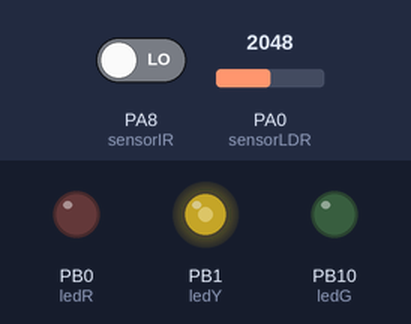
Simulated run of this sketch. Board: STM32 Blue Pill. Shown: output pins drawn as LEDs (lit = HIGH). Inputs (shaded band) come from the test bench; at power-on: PA0 (sensorLDR) = 2048, PA8 (sensorIR) LOW. What the sketch prints to the serial monitor is not drawn.

Above: at 1.2 s.
1.3 s: PA0 (sensorLDR) set to 1067
2.8 s: PA0 (sensorLDR) set to 946
At 3.2 s:
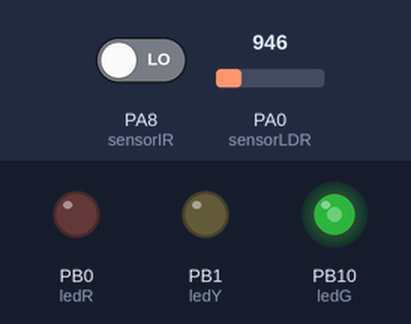
4.3 s: PA8 (sensorIR) driven HIGH
At 5.0 s:
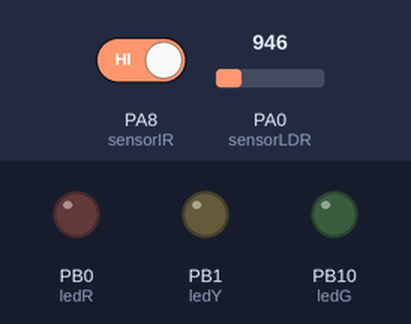
5.8 s: PA8 (sensorIR) driven LOW
8.8 s: PA0 (sensorLDR) set to 3603
At 10.0 s:
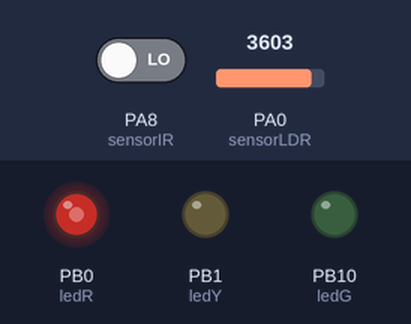
10.3 s: PA0 (sensorLDR) set to 3265
11.8 s: PA0 (sensorLDR) set to 3181
At 12.4 s:
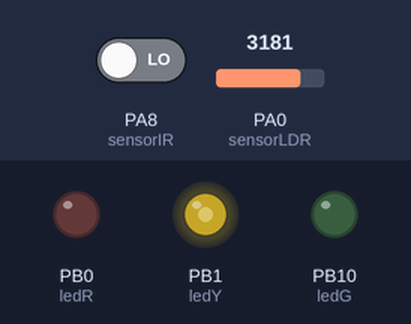
Timing chart, 0 to 14.3 s (numbered marks = the images above; inputs shaded):
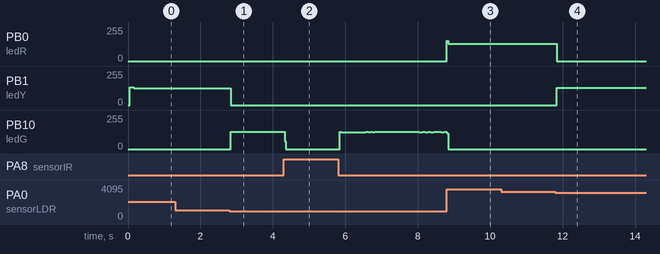

Measured:
- the behaviour switches between 1004 and 1003 on PA0 (sensorLDR) (found by bisection; images 0 and 1)
- the behaviour switches between 3235 and 3234 on PA0 (sensorLDR) (found by bisection; images 3 and 4)
- after the input at 2.8 s, PB1 (ledY): 126/255 → 0/255 at once; PB10 (ledG): 0/255 → 130/255 at once
- after the input at 4.3 s, PB10 (ledG): 130/255 → 0/255 at once
- after the input at 8.8 s, PB0 (ledR): 0/255 → 129/255 at once
- after the input at 11.8 s, PB0 (ledR): 129/255 → 0/255 at once; PB1 (ledY): 0/255 → 129/255 at once

The sketch:

STM32_Challenge_LDR_IR_LED.ino
```cpp
//INISIALISASI
int ledR=PB0;
int ledY=PB1;
int ledG=PB10;
int sensorIR=PA8;
int sensorLDR=PA0;
int kunci=0;

void setup() {
  Serial.begin(9600);
  pinMode(sensorIR,INPUT);
  pinMode(sensorLDR,INPUT);
  pinMode(ledR,OUTPUT);
  pinMode(ledY,OUTPUT);
  pinMode(ledG,OUTPUT);
}

void loop() {
  //BACA DATA / SENSOR
  int(bacaIR)=digitalRead(sensorIR);
  int(bacaLDR)=analogRead(sensorLDR);
      bacaLDR=map(bacaLDR,32,4095,0,255);

  //PRINT TO SERIAL
  Serial.print("NilaiIR : ");
  Serial.print(bacaIR);
  Serial.print(" | ");
  Serial.print("NilaiLDR : ");
  Serial.print(bacaLDR);
  Serial.println();

  //LOGIKA
  if(bacaIR==0 and kunci==0){
  kunci=1;
  }else if(bacaIR==0 and kunci==1){
  kunci=0;
  digitalWrite(ledR,LOW);
  digitalWrite(ledG,LOW);
  digitalWrite(ledY,LOW);
  }

  if(bacaLDR<=60 and kunci==1){
  digitalWrite(ledG,HIGH);
  digitalWrite(ledY,LOW);
  digitalWrite(ledR,LOW);
  }

  else if(bacaLDR>=60 and bacaLDR<=200 and kunci==1){
  digitalWrite(ledY,HIGH);
  digitalWrite(ledR,LOW);
  digitalWrite(ledG,LOW);
  }

  else if(bacaLDR>=200 and kunci==1){
  digitalWrite(ledR,HIGH);
  digitalWrite(ledY,LOW);
  digitalWrite(ledG,LOW);
  }
}
```
